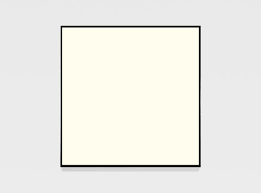
#> input picture assignment3/square.png, 261 x 193 px; the run also reads 1 picture not shown here
$ python assignment3.py
#> lines starting #> are read from the running program, lines starting #| are printed output that depends on the picture; after the words box and inside, x2 and y2 are one past the last pixel; in counts of white or black regions, pixels touching at a corner belong together
from matplotlib import pyplot as plt
import matplotlib.image as mpimg
import numpy as np
import operator
import cv2

def image_to_binary(img):
   #code below is to convert image to binary

   R = img[:,:,0]
   G = img[:,:,1]
   B = img[:,:,2]
   binary = (R+G+B)/3
   # print(img.shape[0])
   x, y, c = img.shape

   for i in range(x):
      for j in range(y):
         if binary[i,j]>10:
            binary[i,j]=1
         else:
            binary[i,j]=0

   return binary


#read images
img_circle = cv2.imread('circle.png')
img_square = cv2.imread('square.png')
#> img_square is the input picture: shape (193, 261, 3); mean B, G, R 231.3, 236.9, 237.6

# now calling function to convert image in binary
binary_circle = image_to_binary(img_circle)
#> in image_to_binary, `R = img[:,:,0]`: R: shape (240, 282); every value is 0
#> in image_to_binary, `binary = (R+G+B)/3`: binary: shape (240, 282) float64; every value is 0
binary_square = image_to_binary(img_square)
#> in image_to_binary (call 2), `binary = (R+G+B)/3`:
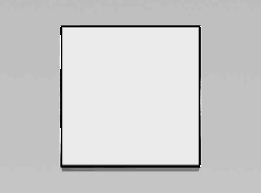
#> binary: shape (193, 261) float64; min 0, max 84.33, mean 67.6; drawn with min black and max white
#> after the loop in image_to_binary (call 2), `for i in range(x):`:
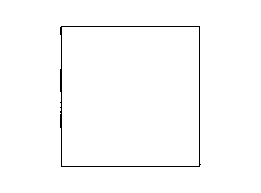
#> binary: shape (193, 261) float64; values 0 (black) and 1 (white), 98.8% white; black in thin lines or dots, all inside (x1, y1, x2, y2) = (60, 26, 201, 167)

#showing circle
plt.imshow(binary_circle, cmap='gray')
plt.title('Circle',fontsize=24)
plt.show()
#showing square
plt.imshow(binary_square, cmap='gray')
plt.title('square',fontsize=24)
plt.show()
#logical and
#> (the run stopped early here; a loop or call above may not have finished)
